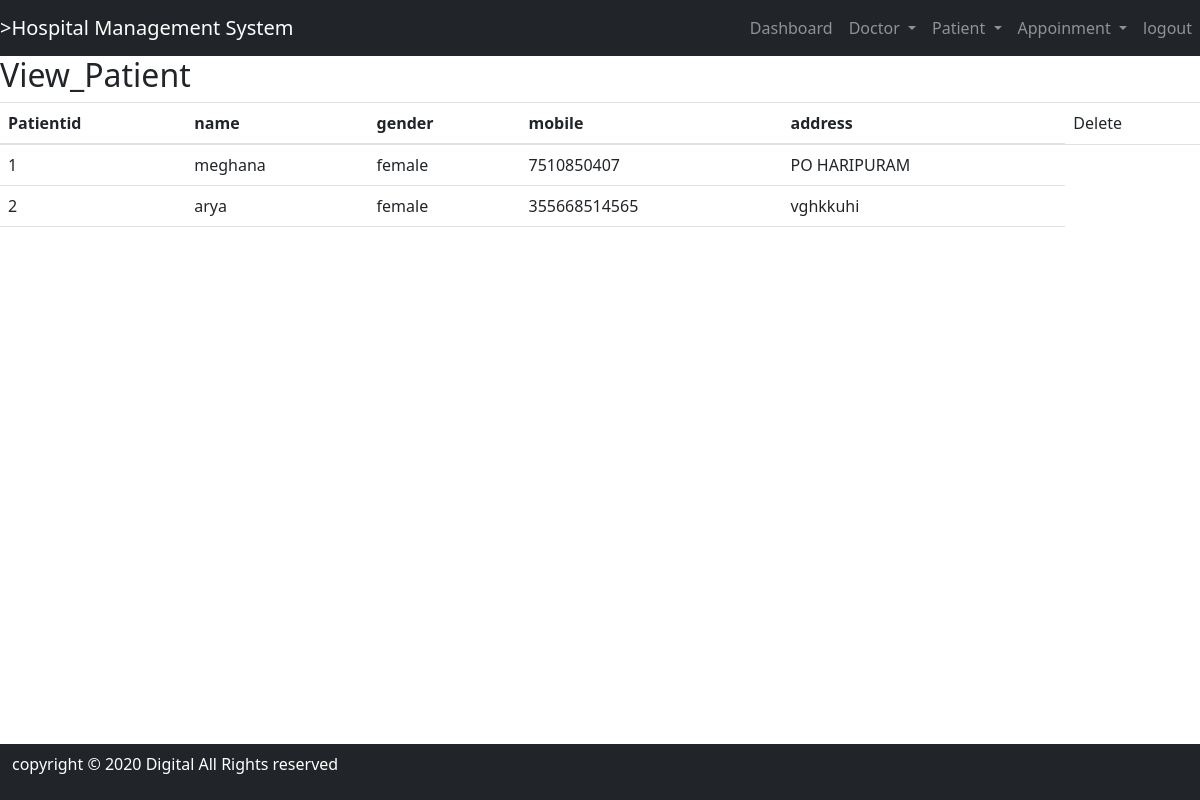
Page /view_patient/ (signed in) on the committed database.
### hospital/models.py (models this page shows, shortened)
class Patient(models.Model):
    name = models.CharField(max_length=50)
    gender = models.CharField(max_length=10)
    mobile = models.IntegerField(null=True)
    address = models.CharField(max_length=50)

### hospital/views.py (the view)
# urls.py: path('view_patient/',View_Patient,name='view_patient'),
def View_Patient(request):
    if not request.user.is_staff:
        return redirect('login')
    doc = Patient.objects.all()
    d = {'doc': doc}
    return render(request, 'view_patient.html', d)

### hospital/templates/view_patient.html
{% include 'base.html' %}
{% include 'navigation.html' %}
{% block content %}
<div>
    <h2>View_Patient</h2>
    <table id="example" class="table table-hover" style="width:100%;">
        <thead>
            <th>Patientid</th>
            <th>name</th>
            <th>gender</th>
            <th>mobile</th>
            <th>address</th>
            <td>Delete</td>
        </thead>
        <tbody>
            {% for i in doc %}
            <tr>
                <td>{{i.id}}</td>
                <td>{{i.name}}</td>
                <td>{{i.gender}}</td>
                <td>{{i.mobile}}</td>
                <td>{{i.address}}</td>
            </tr>
            {% endfor %}
        </tbody>
    </table>
</div>
{% endblock content %}
{% include 'footer.html' %}

### rows in the picture
Patient: id "1", name "meghana", gender "female", mobile "7510850407", address "PO HARIPURAM"
Patient: id "2", name "arya", gender "female", mobile "355668514565", address "vghkkuhi"
